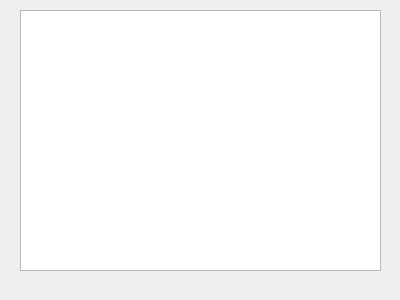
<?xml version="1.0" encoding="UTF-8"?>
<ui version="4.0">
 <class>room</class>
 <widget class="QDialog" name="room">
  <property name="geometry">
   <rect>
    <x>0</x>
    <y>0</y>
    <width>400</width>
    <height>300</height>
   </rect>
  </property>
  <property name="windowTitle">
   <string>Dialog</string>
  </property>
  <widget class="QTextEdit" name="info">
   <property name="geometry">
    <rect>
     <x>20</x>
     <y>10</y>
     <width>361</width>
     <height>261</height>
    </rect>
   </property>
  </widget>
 </widget>
 <resources/>
 <connections/>
</ui>
